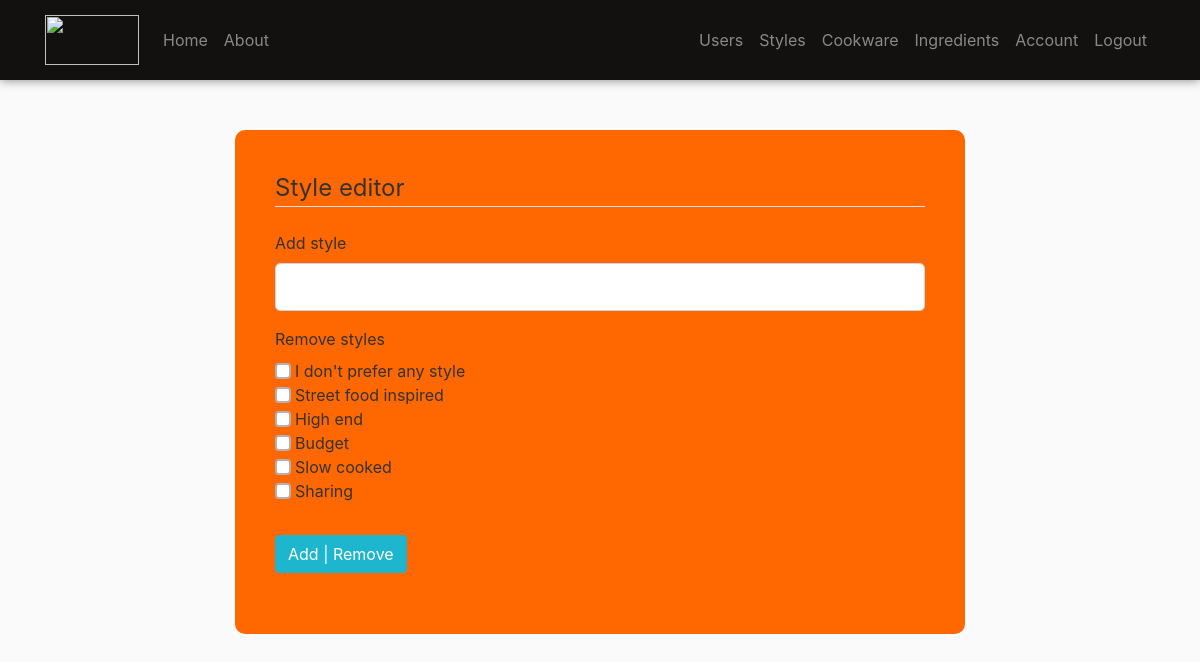
Screenshot of /edit_styles (signed in) with the database file from the repository.
### tabl/models.py (models this page shows, shortened)
class Style(db.Model):
    id          = db.Column(db.Integer, primary_key=True)
    name        = db.Column(db.String(40), unique=True, nullable=False)
    style_users = db.relationship(User, backref='style', lazy=True) #many-to-one relationship. Each style can have many users, but the users can choose only one favourite style.

### tabl/routes.py (the view, shortened to what this page needs)
@app.route("/edit_styles", methods=['GET', 'POST'])
@login_required
def edit_styles():
    if (current_user.is_authenticated and (current_user.is_admin == True)):
        pass
    else:
        return redirect(url_for('home'))
    form   = EditStyleForm()
    for style in Style.query.all():
        form.remove_styles.choices.append((style.id, style.name))
    return render_template('edit_styles.html',
                           title='Edit styles',
                           form=form)

### tabl/forms.py
class EditStyleForm(FlaskForm):
    new_style = StringField('Add style',
                            validators=[Optional(), Length(min=2, max=20)])
    remove_styles = MultiCheckboxField('Remove styles', choices=[], coerce=int)
    submit = SubmitField('Add | Remove')

### tabl/__init__.py (called while the page is built)
def _fk_pragma_on_connect(db_api_con, con_record):
    db_api_con.execute('pragma foreign_keys=ON')

@app.after_request
def add_header(r):
    r.headers["Cache-Control"] = "no-cache, no-store, must-revalidate"
    r.headers["Pragma"] = "no-cache"
    r.headers["Expires"] = "0"
    r.headers['Cache-Control'] = 'public, max-age=0'
    return r

### tabl/models.py (called while the page is built)
@login_manager.user_loader
def load_user(user_id):
    return User.query.get(int(user_id))

### tabl/templates/edit_styles.html (shortened to what this page needs)
{% extends "layout.html" %}
{% block content %}
     <div class="content-section" style="background-color: #ff6800; border:none; padding: 40px; margin-top: 50px; border-radius: 10px">
        <form method="POST" action="">
            <fieldset class="form-group">
                <legend class="border-bottom mb-4">Style editor</legend>
                <div class="form-group">
                    {{ form.new_style.label(class="form-control-label") }}
                    {% if form.new_style.errors %}
                        {{ form.new_style(class="form-control form-control-lg is-invalid") }}
                        <div class="invalid-feedback">
                            {% for error in form.new_style.errors %}
                                <span>{{ error }}</span>
                            {% endfor %}
                        </div>
                    {% else %}
                        {{ form.new_style(class="form-control form-control-lg") }}
                    {% endif %}
                </div>
                <div class="form-group custom-checkbox">
                    {{ form.remove_styles.label(class="form-control-label") }}
                    {% for style in form.remove_styles %}
                        <div class="form-check">
                                {{ style.label(class="custom-control-label") }}
                        </div>
                    {% endfor %}
                </div>
            </fieldset>
            <div class="form-group" style="padding-bottom:5px">
                {{ form.submit(class="btn btn-tabl") }}
            </div>
        </form>
    </div>
{% endblock content %}

### tabl/static/main.css (style rules this page uses)
body { background: #fafafa; color: #333333; margin-top: 5rem; }
.content-section { background: #ffffff; padding: 10px 20px; border: 1px solid #dddddd; border-radius: 3px; margin-bottom: 20px; }
.btn-tabl { color:#fff; background-color: #1eb6ce; border-color: #1eb6ce; }
.custom-checkbox .custom-control-input ~ .custom-control-label::before { background-color: #fff; border-color: rgba(0,0,0,0.3); border-style: solid; border-width: 2px; }

### rows the page displays
Style: label "I don't prefer any style"
Style: label "Street food inspired"
Style: label "High end"
Style: label "Budget"
Style: label "Slow cooked"
Style: label "Sharing"
